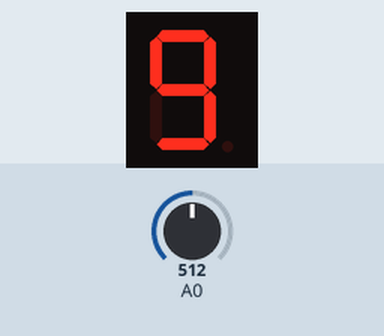
Simulated run of this sketch. Board: Arduino Uno, built with avr-gcc and run on an emulated ATmega328P. Parts: 1-digit seven-segment display. Wiring (inferred from the names in the program): 1-digit 7-segment display, segments lit when LOW: segments pin 2, pin 3, pin 4, pin 5, pin 6, pin 7, pin 8, pin 9. Inputs (shaded band) come from the test bench; at power-on: A0 = 512. The segment pins are drawn as the display they are named for.

Above: at 0.9 s.
3.1 s: A0 set to 716
At 4.8 s:
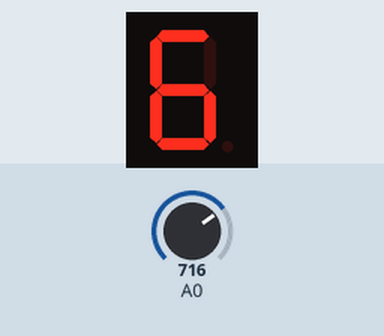
6.0 s: A0 set to 900
At 7.0 s:
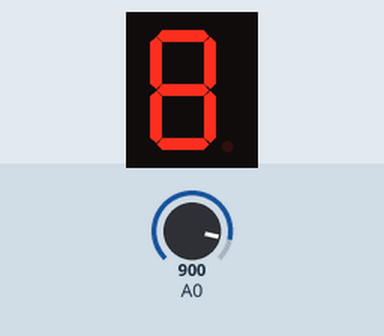
8.9 s: A0 set to 306
At 11.4 s:
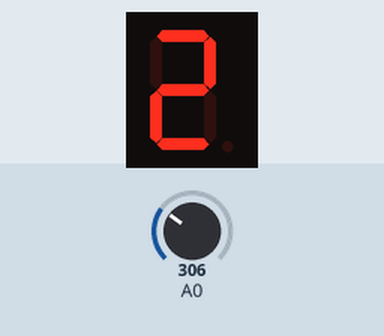
Timing chart, 0 to 12.9 s (numbered marks = the images above; inputs shaded):
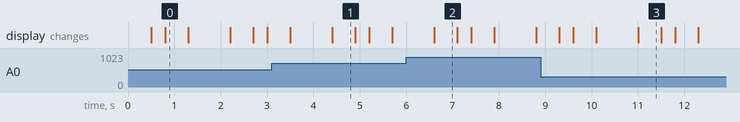

Measured:
- what the display in image 0 shows lasts 0.5 s, from 0.8 s to 1.3 s

The sketch:

7_segmentni_voltmetar.ino
```cpp
/*
anodni - 7 segmentni display
    a
   ---      | | | | |
  |   |     g f + a b
 f|   |b
  | g |
   ---
  |   |
 e|   |c
  |   |		  | | | | |
   ---	.	  e d + c dp
    d	dp

    hgfedcba   dec
0 = 00111111 =  63
1 = 00000110 =   6
2 = 01011011 =  91
3 = 01001111 =  79
4 = 01100110 = 102
5 = 01101101 = 109
6 = 01111101 = 125
7 = 00000111 =   7
8 = 01111111 = 127
9 = 01101111 = 111
  = 00000000 =   0
. = 10000000 = 128
*/

int pin[] = {2, 3, 4, 5, 6, 7, 8, 9};
int numbers[] = { 63, 6, 91, 79, 102, 109, 125, 7, 127, 111, 0, 128 };
int randValue;

void setup() {
  for (int i = 0; i < 8; i++) {
    pinMode(pin[i], OUTPUT);
    digitalWrite(pin[i], 1);
  }
}

void loop() {

  // procitaj vrednost sa ulaza (treba da bude 0 - 9,9V)
  int analVal1;
  analVal1 = analogRead(0);
  analVal1 = map(analVal1, 0, 1023, 0, 99);

  // kreiraj celobrojnu i decimalnu vrednost
  int analLow = analVal1%10;
  int analHigh = analVal1/10;

  // prikazi cifre
  showNumber(analHigh,500);
  showNumber(11,""); // tacka
  showNumber(analLow,500);
  showNumber(10,900);// prazno

}

void showNumber(int number, int delmil){
  if (delmil == ""){
    delmil = 300;
  }
  int b;
  int display;
  display = numbers[number];
  for (int i = 0; i < 8; i++) {
    b = display & 1;
    b = 1 - b;
    digitalWrite(pin[i], b);
    display = display >> 1;
  }
  delay(delmil);
}
```
